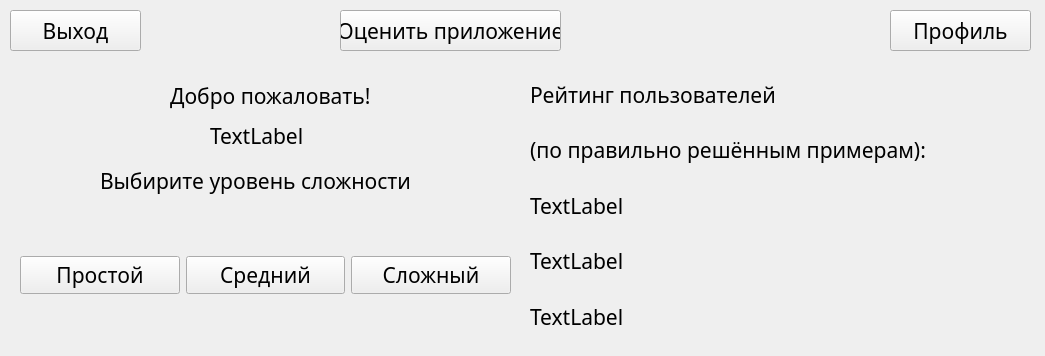
<?xml version="1.0" encoding="UTF-8"?>
<ui version="4.0">
 <class>Form</class>
 <widget class="QWidget" name="Form">
  <property name="geometry">
   <rect>
    <x>0</x>
    <y>0</y>
    <width>1045</width>
    <height>356</height>
   </rect>
  </property>
  <property name="font">
   <font>
    <family>MV Boli</family>
    <pointsize>16</pointsize>
   </font>
  </property>
  <property name="windowTitle">
   <string>Form</string>
  </property>
  <widget class="QLabel" name="label">
   <property name="geometry">
    <rect>
     <x>170</x>
     <y>70</y>
     <width>291</width>
     <height>51</height>
    </rect>
   </property>
   <property name="font">
    <font>
     <family>MV Boli</family>
     <pointsize>16</pointsize>
     <weight>50</weight>
     <bold>false</bold>
    </font>
   </property>
   <property name="text">
    <string>Добро пожаловать!</string>
   </property>
  </widget>
  <widget class="QPushButton" name="pushButton">
   <property name="geometry">
    <rect>
     <x>10</x>
     <y>10</y>
     <width>131</width>
     <height>41</height>
    </rect>
   </property>
   <property name="font">
    <font>
     <family>MV Boli</family>
     <pointsize>16</pointsize>
     <weight>50</weight>
     <bold>false</bold>
    </font>
   </property>
   <property name="text">
    <string>Выход</string>
   </property>
  </widget>
  <widget class="QPushButton" name="profil">
   <property name="geometry">
    <rect>
     <x>890</x>
     <y>10</y>
     <width>141</width>
     <height>41</height>
    </rect>
   </property>
   <property name="font">
    <font>
     <family>MV Boli</family>
     <pointsize>16</pointsize>
     <weight>50</weight>
     <bold>false</bold>
    </font>
   </property>
   <property name="text">
    <string>Профиль</string>
   </property>
  </widget>
  <widget class="QWidget" name="horizontalLayoutWidget">
   <property name="geometry">
    <rect>
     <x>20</x>
     <y>200</y>
     <width>491</width>
     <height>151</height>
    </rect>
   </property>
   <property name="font">
    <font>
     <family>MV Boli</family>
     <pointsize>16</pointsize>
     <weight>50</weight>
     <bold>false</bold>
    </font>
   </property>
   <layout class="QHBoxLayout" name="horizontalLayout">
    <item>
     <widget class="QPushButton" name="prostoi_uroven">
      <property name="font">
       <font>
        <family>MV Boli</family>
        <pointsize>16</pointsize>
        <weight>50</weight>
        <bold>false</bold>
       </font>
      </property>
      <property name="text">
       <string>Простой</string>
      </property>
     </widget>
    </item>
    <item>
     <widget class="QPushButton" name="sredni_urven">
      <property name="font">
       <font>
        <family>MV Boli</family>
        <pointsize>16</pointsize>
        <weight>50</weight>
        <bold>false</bold>
       </font>
      </property>
      <property name="text">
       <string>Средний</string>
      </property>
     </widget>
    </item>
    <item>
     <widget class="QPushButton" name="slogni_uroven">
      <property name="font">
       <font>
        <family>MV Boli</family>
        <pointsize>16</pointsize>
        <weight>50</weight>
        <bold>false</bold>
       </font>
      </property>
      <property name="text">
       <string>Сложный</string>
      </property>
     </widget>
    </item>
   </layout>
  </widget>
  <widget class="QLabel" name="label_4">
   <property name="geometry">
    <rect>
     <x>100</x>
     <y>160</y>
     <width>341</width>
     <height>41</height>
    </rect>
   </property>
   <property name="font">
    <font>
     <family>MV Boli</family>
     <pointsize>16</pointsize>
     <weight>50</weight>
     <bold>false</bold>
    </font>
   </property>
   <property name="text">
    <string>Выбирите уровень сложности</string>
   </property>
  </widget>
  <widget class="QLabel" name="name_polsovatela">
   <property name="geometry">
    <rect>
     <x>210</x>
     <y>120</y>
     <width>161</width>
     <height>31</height>
    </rect>
   </property>
   <property name="text">
    <string>TextLabel</string>
   </property>
  </widget>
  <widget class="QWidget" name="verticalLayoutWidget">
   <property name="geometry">
    <rect>
     <x>530</x>
     <y>70</y>
     <width>501</width>
     <height>271</height>
    </rect>
   </property>
   <layout class="QVBoxLayout" name="verticalLayout">
    <item>
     <widget class="QLabel" name="label_2">
      <property name="text">
       <string>Рейтинг пользователей</string>
      </property>
     </widget>
    </item>
    <item>
     <widget class="QLabel" name="label_8">
      <property name="text">
       <string>(по правильно решённым примерам):</string>
      </property>
     </widget>
    </item>
    <item>
     <widget class="QLabel" name="pervoe_mesto">
      <property name="text">
       <string>TextLabel</string>
      </property>
     </widget>
    </item>
    <item>
     <widget class="QLabel" name="vtoroe_mesto">
      <property name="text">
       <string>TextLabel</string>
      </property>
     </widget>
    </item>
    <item>
     <widget class="QLabel" name="tretie_mesto">
      <property name="text">
       <string>TextLabel</string>
      </property>
     </widget>
    </item>
   </layout>
  </widget>
  <widget class="QPushButton" name="pushButton_2">
   <property name="geometry">
    <rect>
     <x>340</x>
     <y>10</y>
     <width>221</width>
     <height>41</height>
    </rect>
   </property>
   <property name="text">
    <string>Оценить приложение</string>
   </property>
  </widget>
 </widget>
 <resources/>
 <connections/>
</ui>
